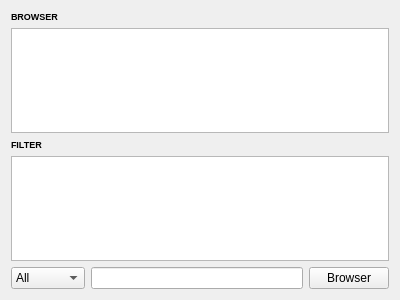
<?xml version="1.0" encoding="UTF-8"?>
<ui version="4.0">
 <class>TriggerUIWidgetForm</class>
 <widget class="QWidget" name="TriggerUIWidgetForm">
  <property name="geometry">
   <rect>
    <x>0</x>
    <y>0</y>
    <width>400</width>
    <height>300</height>
   </rect>
  </property>
  <property name="windowTitle">
   <string>Form</string>
  </property>
  <layout class="QVBoxLayout" name="verticalLayout">
   <item>
    <widget class="QLabel" name="browserLabel">
     <property name="font">
      <font>
       <family>Arial</family>
      </font>
     </property>
     <property name="text">
      <string>&lt;!DOCTYPE HTML PUBLIC &quot;-//W3C//DTD HTML 4.0//EN&quot; &quot;http://www.w3.org/TR/REC-html40/strict.dtd&quot;&gt;
&lt;html&gt;&lt;head&gt;&lt;meta name=&quot;qrichtext&quot; content=&quot;1&quot; /&gt;&lt;style type=&quot;text/css&quot;&gt;
p, li { white-space: pre-wrap; }
&lt;/style&gt;&lt;/head&gt;&lt;body style=&quot; font-family:'Sans'; font-size:10pt; font-weight:400; font-style:normal;&quot;&gt;
&lt;p style=&quot; margin-top:0px; margin-bottom:0px; margin-left:0px; margin-right:0px; -qt-block-indent:0; text-indent:0px;&quot;&gt;&lt;span style=&quot; font-size:7pt; font-weight:600;&quot;&gt;BROWSER&lt;/span&gt;&lt;/p&gt;&lt;/body&gt;&lt;/html&gt;</string>
     </property>
     <property name="textFormat">
      <enum>Qt::AutoText</enum>
     </property>
     <property name="scaledContents">
      <bool>false</bool>
     </property>
    </widget>
   </item>
   <item>
    <widget class="QTreeWidget" name="treeWidget">
     <property name="sizePolicy">
      <sizepolicy hsizetype="Expanding" vsizetype="Expanding">
       <horstretch>0</horstretch>
       <verstretch>0</verstretch>
      </sizepolicy>
     </property>
     <attribute name="headerVisible">
      <bool>false</bool>
     </attribute>
     <attribute name="headerVisible">
      <bool>false</bool>
     </attribute>
     <column>
      <property name="text">
       <string notr="true">TriggerData</string>
      </property>
     </column>
    </widget>
   </item>
   <item>
    <widget class="QLabel" name="filterLabel">
     <property name="text">
      <string>&lt;!DOCTYPE HTML PUBLIC &quot;-//W3C//DTD HTML 4.0//EN&quot; &quot;http://www.w3.org/TR/REC-html40/strict.dtd&quot;&gt;
&lt;html&gt;&lt;head&gt;&lt;meta name=&quot;qrichtext&quot; content=&quot;1&quot; /&gt;&lt;style type=&quot;text/css&quot;&gt;
p, li { white-space: pre-wrap; }
&lt;/style&gt;&lt;/head&gt;&lt;body style=&quot; font-family:'Sans'; font-size:10pt; font-weight:400; font-style:normal;&quot;&gt;
&lt;p style=&quot; margin-top:0px; margin-bottom:0px; margin-left:0px; margin-right:0px; -qt-block-indent:0; text-indent:0px;&quot;&gt;&lt;span style=&quot; font-size:7pt; font-weight:600;&quot;&gt;FILTER&lt;/span&gt;&lt;/p&gt;&lt;/body&gt;&lt;/html&gt;</string>
     </property>
    </widget>
   </item>
   <item>
    <widget class="QTextBrowser" name="filterDisplay">
     <property name="enabled">
      <bool>true</bool>
     </property>
     <property name="sizePolicy">
      <sizepolicy hsizetype="Expanding" vsizetype="Expanding">
       <horstretch>0</horstretch>
       <verstretch>0</verstretch>
      </sizepolicy>
     </property>
     <property name="maximumSize">
      <size>
       <width>16777215</width>
       <height>16777215</height>
      </size>
     </property>
     <property name="font">
      <font>
       <family>Monospace</family>
       <pointsize>9</pointsize>
      </font>
     </property>
    </widget>
   </item>
   <item>
    <layout class="QHBoxLayout" name="horizontalLayout">
     <item>
      <widget class="QComboBox" name="comboBox">
       <property name="sizePolicy">
        <sizepolicy hsizetype="Minimum" vsizetype="Fixed">
         <horstretch>0</horstretch>
         <verstretch>0</verstretch>
        </sizepolicy>
       </property>
       <item>
        <property name="text">
         <string>All</string>
        </property>
       </item>
       <item>
        <property name="text">
         <string>L1 Data</string>
        </property>
       </item>
       <item>
        <property name="text">
         <string>L2 Data</string>
        </property>
       </item>
       <item>
        <property name="text">
         <string>EF Data</string>
        </property>
       </item>
      </widget>
     </item>
     <item>
      <widget class="QLineEdit" name="searchBar"/>
     </item>
     <item>
      <widget class="QPushButton" name="switchButton">
       <property name="text">
        <string>Browser</string>
       </property>
      </widget>
     </item>
    </layout>
   </item>
  </layout>
 </widget>
 <resources/>
 <connections/>
</ui>
